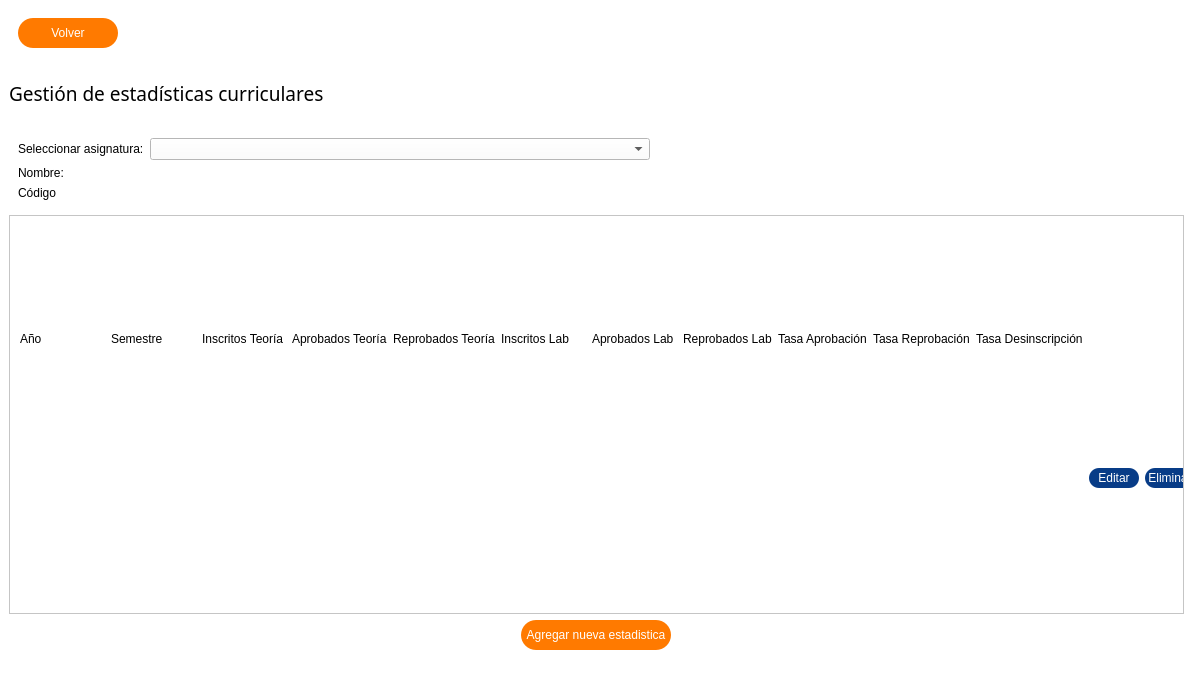
<?xml version="1.0" encoding="UTF-8"?>
<ui version="4.0">
 <class>MainWindow</class>
 <widget class="QMainWindow" name="MainWindow">
  <property name="geometry">
   <rect>
    <x>0</x>
    <y>0</y>
    <width>1193</width>
    <height>681</height>
   </rect>
  </property>
  <property name="windowTitle">
   <string>MainWindow</string>
  </property>
  <property name="styleSheet">
   <string notr="true">background-color: white;</string>
  </property>
  <widget class="QWidget" name="centralwidget">
   <layout class="QVBoxLayout" name="verticalLayout">
    <item>
     <widget class="QWidget" name="header" native="true">
      <property name="sizePolicy">
       <sizepolicy hsizetype="Preferred" vsizetype="Fixed">
        <horstretch>0</horstretch>
        <verstretch>0</verstretch>
       </sizepolicy>
      </property>
      <layout class="QHBoxLayout" name="horizontalLayout_2">
       <item>
        <widget class="QPushButton" name="button_home">
         <property name="sizePolicy">
          <sizepolicy hsizetype="Fixed" vsizetype="Fixed">
           <horstretch>0</horstretch>
           <verstretch>0</verstretch>
          </sizepolicy>
         </property>
         <property name="minimumSize">
          <size>
           <width>100</width>
           <height>30</height>
          </size>
         </property>
         <property name="styleSheet">
          <string notr="true">.QPushButton {
	color: white;
	background: #FF7A00;
	border-radius: 15px;
}

.QPushButton:hover {
	background: #083C87;
}

.QPushButton:pressed {
	background: #E6E6E6;
}</string>
         </property>
         <property name="text">
          <string>Volver</string>
         </property>
        </widget>
       </item>
       <item>
        <spacer name="horizontalSpacer_3">
         <property name="orientation">
          <enum>Qt::Horizontal</enum>
         </property>
         <property name="sizeHint" stdset="0">
          <size>
           <width>1271</width>
           <height>20</height>
          </size>
         </property>
        </spacer>
       </item>
      </layout>
     </widget>
    </item>
    <item>
     <widget class="QLabel" name="label_titulo">
      <property name="sizePolicy">
       <sizepolicy hsizetype="Fixed" vsizetype="Fixed">
        <horstretch>0</horstretch>
        <verstretch>0</verstretch>
       </sizepolicy>
      </property>
      <property name="minimumSize">
       <size>
        <width>0</width>
        <height>60</height>
       </size>
      </property>
      <property name="font">
       <font>
        <family>Arial Rounded MT Bold</family>
        <pointsize>14</pointsize>
       </font>
      </property>
      <property name="styleSheet">
       <string notr="true"/>
      </property>
      <property name="text">
       <string>Gestión de estadísticas curriculares</string>
      </property>
     </widget>
    </item>
    <item>
     <widget class="QWidget" name="widget" native="true">
      <property name="sizePolicy">
       <sizepolicy hsizetype="Preferred" vsizetype="Fixed">
        <horstretch>0</horstretch>
        <verstretch>0</verstretch>
       </sizepolicy>
      </property>
      <layout class="QGridLayout" name="gridLayout_2">
       <item row="0" column="1">
        <widget class="QComboBox" name="comboBoxAsignaturas">
         <property name="sizePolicy">
          <sizepolicy hsizetype="Fixed" vsizetype="Fixed">
           <horstretch>0</horstretch>
           <verstretch>0</verstretch>
          </sizepolicy>
         </property>
         <property name="minimumSize">
          <size>
           <width>500</width>
           <height>0</height>
          </size>
         </property>
         <property name="maximumSize">
          <size>
           <width>16777215</width>
           <height>16777215</height>
          </size>
         </property>
        </widget>
       </item>
       <item row="1" column="1">
        <widget class="QLabel" name="labelNombre">
         <property name="sizePolicy">
          <sizepolicy hsizetype="Preferred" vsizetype="Fixed">
           <horstretch>0</horstretch>
           <verstretch>0</verstretch>
          </sizepolicy>
         </property>
         <property name="text">
          <string/>
         </property>
        </widget>
       </item>
       <item row="0" column="0">
        <widget class="QLabel" name="label">
         <property name="sizePolicy">
          <sizepolicy hsizetype="Fixed" vsizetype="Preferred">
           <horstretch>0</horstretch>
           <verstretch>0</verstretch>
          </sizepolicy>
         </property>
         <property name="text">
          <string>Seleccionar asignatura:</string>
         </property>
        </widget>
       </item>
       <item row="1" column="0">
        <widget class="QLabel" name="label_16">
         <property name="sizePolicy">
          <sizepolicy hsizetype="Preferred" vsizetype="Fixed">
           <horstretch>0</horstretch>
           <verstretch>0</verstretch>
          </sizepolicy>
         </property>
         <property name="text">
          <string>Nombre: </string>
         </property>
        </widget>
       </item>
       <item row="2" column="1">
        <widget class="QLabel" name="labelCodigo">
         <property name="sizePolicy">
          <sizepolicy hsizetype="Preferred" vsizetype="Fixed">
           <horstretch>0</horstretch>
           <verstretch>0</verstretch>
          </sizepolicy>
         </property>
         <property name="text">
          <string/>
         </property>
        </widget>
       </item>
       <item row="2" column="0">
        <widget class="QLabel" name="label_17">
         <property name="sizePolicy">
          <sizepolicy hsizetype="Preferred" vsizetype="Fixed">
           <horstretch>0</horstretch>
           <verstretch>0</verstretch>
          </sizepolicy>
         </property>
         <property name="text">
          <string>Código</string>
         </property>
        </widget>
       </item>
       <item row="0" column="2">
        <spacer name="horizontalSpacer">
         <property name="orientation">
          <enum>Qt::Horizontal</enum>
         </property>
         <property name="sizeHint" stdset="0">
          <size>
           <width>40</width>
           <height>20</height>
          </size>
         </property>
        </spacer>
       </item>
      </layout>
     </widget>
    </item>
    <item>
     <widget class="QScrollArea" name="scrollArea">
      <property name="widgetResizable">
       <bool>true</bool>
      </property>
      <widget class="QWidget" name="scrollAreaWidgetContents">
       <property name="geometry">
        <rect>
         <x>0</x>
         <y>0</y>
         <width>1173</width>
         <height>382</height>
        </rect>
       </property>
       <widget class="QWidget" name="widget_2" native="true">
        <property name="geometry">
         <rect>
          <x>10</x>
          <y>0</y>
          <width>1175</width>
          <height>381</height>
         </rect>
        </property>
        <property name="sizePolicy">
         <sizepolicy hsizetype="Fixed" vsizetype="Expanding">
          <horstretch>0</horstretch>
          <verstretch>0</verstretch>
         </sizepolicy>
        </property>
        <layout class="QGridLayout" name="gridLayout_3">
         <item row="0" column="10">
          <widget class="QLabel" name="label_10">
           <property name="text">
            <string>Tasa Desinscripción</string>
           </property>
          </widget>
         </item>
         <item row="0" column="11">
          <widget class="QLabel" name="label_15">
           <property name="text">
            <string/>
           </property>
          </widget>
         </item>
         <item row="0" column="9">
          <widget class="QLabel" name="label_12">
           <property name="text">
            <string>Tasa Reprobación</string>
           </property>
          </widget>
         </item>
         <item row="0" column="12">
          <widget class="QLabel" name="label_18">
           <property name="text">
            <string/>
           </property>
          </widget>
         </item>
         <item row="0" column="8">
          <widget class="QLabel" name="label_11">
           <property name="text">
            <string>Tasa Aprobación</string>
           </property>
          </widget>
         </item>
         <item row="0" column="0">
          <widget class="QLabel" name="label_2">
           <property name="maximumSize">
            <size>
             <width>16777215</width>
             <height>30</height>
            </size>
           </property>
           <property name="text">
            <string>Año</string>
           </property>
          </widget>
         </item>
         <item row="0" column="5">
          <widget class="QLabel" name="label_8">
           <property name="text">
            <string>Inscritos Lab</string>
           </property>
          </widget>
         </item>
         <item row="0" column="2">
          <widget class="QLabel" name="label_4">
           <property name="text">
            <string>Inscritos Teoría</string>
           </property>
          </widget>
         </item>
         <item row="0" column="6">
          <widget class="QLabel" name="label_9">
           <property name="text">
            <string>Aprobados Lab</string>
           </property>
          </widget>
         </item>
         <item row="0" column="7">
          <widget class="QLabel" name="label_7">
           <property name="text">
            <string>Reprobados Lab</string>
           </property>
          </widget>
         </item>
         <item row="0" column="3">
          <widget class="QLabel" name="label_5">
           <property name="text">
            <string>Aprobados Teoría</string>
           </property>
          </widget>
         </item>
         <item row="0" column="4">
          <widget class="QLabel" name="label_6">
           <property name="text">
            <string>Reprobados Teoría</string>
           </property>
          </widget>
         </item>
         <item row="0" column="1">
          <widget class="QLabel" name="label_3">
           <property name="text">
            <string>Semestre</string>
           </property>
          </widget>
         </item>
         <item row="1" column="11">
          <widget class="QPushButton" name="button_editar">
           <property name="sizePolicy">
            <sizepolicy hsizetype="Fixed" vsizetype="Fixed">
             <horstretch>0</horstretch>
             <verstretch>0</verstretch>
            </sizepolicy>
           </property>
           <property name="minimumSize">
            <size>
             <width>50</width>
             <height>20</height>
            </size>
           </property>
           <property name="styleSheet">
            <string notr="true">.QPushButton {
	color: white;
	background: #083C87;
	border-radius: 10px;
}

.QPushButton:hover {
	background: #FF7A00;
}

.QPushButton:pressed {
	background: #E6E6E6;
}</string>
           </property>
           <property name="text">
            <string>Editar</string>
           </property>
          </widget>
         </item>
         <item row="1" column="12">
          <widget class="QPushButton" name="button_eliminar">
           <property name="sizePolicy">
            <sizepolicy hsizetype="Fixed" vsizetype="Fixed">
             <horstretch>0</horstretch>
             <verstretch>0</verstretch>
            </sizepolicy>
           </property>
           <property name="minimumSize">
            <size>
             <width>50</width>
             <height>20</height>
            </size>
           </property>
           <property name="styleSheet">
            <string notr="true">.QPushButton {
	color: white;
	background: #083C87;
	border-radius: 10px;
}

.QPushButton:hover {
	background: #FF7A00;
}

.QPushButton:pressed {
	background: #E6E6E6;
}</string>
           </property>
           <property name="text">
            <string>Eliminar</string>
           </property>
          </widget>
         </item>
        </layout>
       </widget>
      </widget>
     </widget>
    </item>
    <item alignment="Qt::AlignHCenter">
     <widget class="QPushButton" name="pushButton_3">
      <property name="sizePolicy">
       <sizepolicy hsizetype="Fixed" vsizetype="Fixed">
        <horstretch>0</horstretch>
        <verstretch>0</verstretch>
       </sizepolicy>
      </property>
      <property name="minimumSize">
       <size>
        <width>150</width>
        <height>30</height>
       </size>
      </property>
      <property name="styleSheet">
       <string notr="true">.QPushButton {
	color: white;
	background: #FF7A00;
	border-radius: 15px;
}

.QPushButton:hover {
	background: #083C87;
}

.QPushButton:pressed {
	background: #E6E6E6;
}</string>
      </property>
      <property name="text">
       <string>Agregar nueva estadistica</string>
      </property>
     </widget>
    </item>
   </layout>
  </widget>
  <widget class="QMenuBar" name="menubar">
   <property name="geometry">
    <rect>
     <x>0</x>
     <y>0</y>
     <width>1193</width>
     <height>21</height>
    </rect>
   </property>
  </widget>
  <widget class="QStatusBar" name="statusbar"/>
 </widget>
 <resources/>
 <connections/>
</ui>
